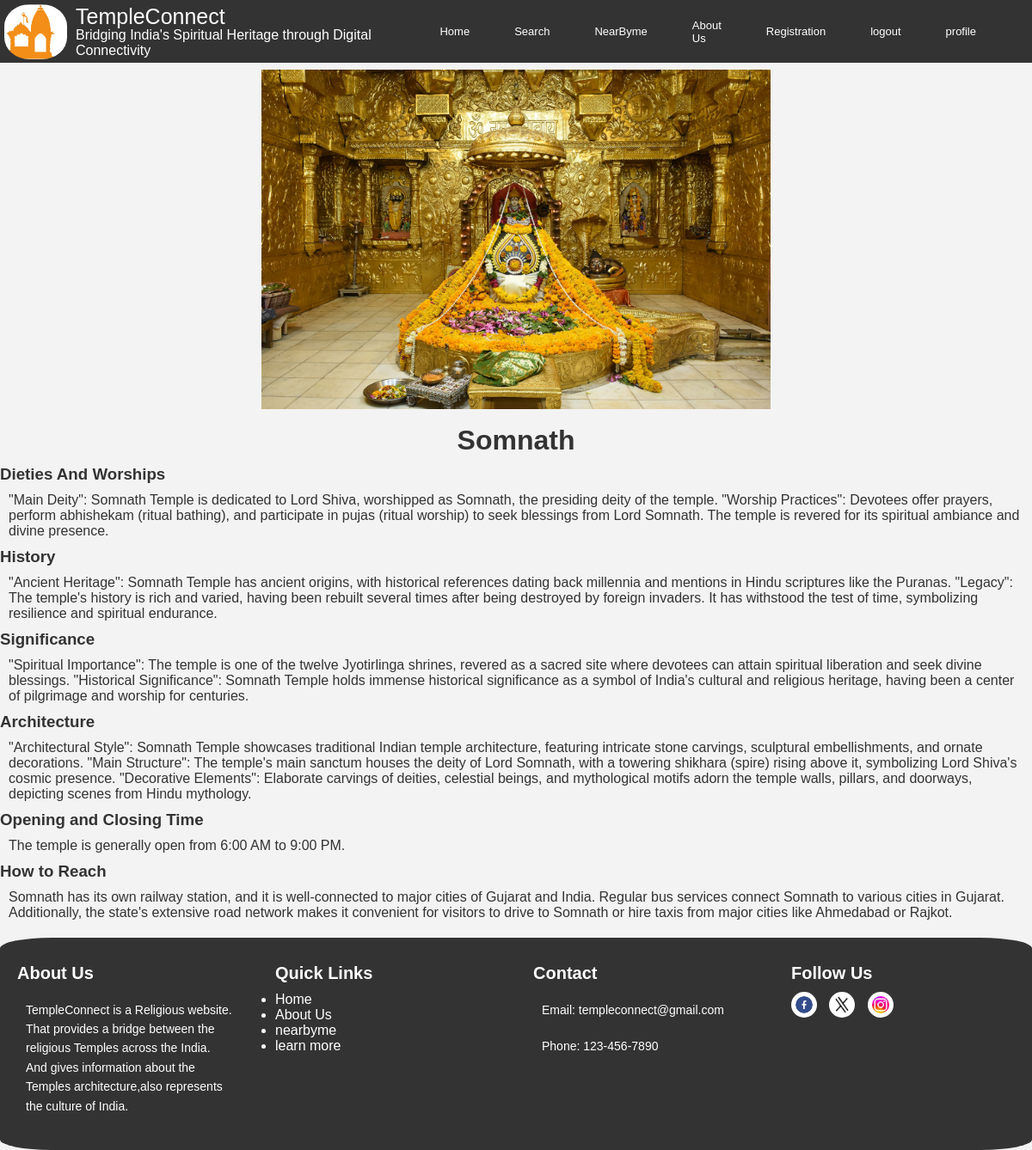
The app's page /temple?name=Somnath (signed in) with its own data.
### core/models.py (models this page shows)
class Temple(models.Model):
    name = models.CharField(max_length = 100)
    city = models.CharField(max_length=100)
    state = models.CharField(max_length=100)
    image = models.ImageField(upload_to='temple_images')
    short_description = models.CharField(max_length = 100 , null=True, default ="ॐ नमः शिवाय")
    description =models.TextField()
    history =models.TextField(null=True, blank=True)
    significance =models.TextField(null=True, blank=True)
    architecture =models.TextField(null=True, blank=True)
    opening_closing_time = models.CharField(max_length=500, null=True, blank=True)
    howtoreach=models.TextField(null=True,blank=True)
    address = models.CharField(max_length=300,null=True)
    latitude = models.FloatField(null=True ,blank=True)
    longitude = models.FloatField(null=True,blank = True)
    def __str__(self):
        return self.name

### core/views.py (the view)
# urls.py: path('temple', views.temple_info),
@login_required(login_url="register/")
def temple_info(request):
    name = request.GET.get("name")
    print(name)
    temple = Temple.objects.filter(name=name).first()
    print(temple)
    return render(request, "info.html", {'temple':temple})

### templates/info.html (shortened to what this page needs)
{% extends 'base.html'%}
{% load static %}
{% block start %}
<!DOCTYPE html>
<html lang="en">
<head>
</head>
<body>
    <div class="image">
        <img src="{{temple.image.url}}" alt="">
    </div>
    <h1>{{temple.name}}</h1>
    <h3>Dieties And Worships</h3>
    <p>{{temple.description}}</p>
    <h3>History</h3>
    <p>{{temple.history}}</p>
    <h3>Significance</h3>
    <p>{{temple.significance}}</p>
    <h3>Architecture</h3>
    <p>{{temple.architecture}}</p>
    <h3>Opening and Closing Time</h3>
    <p>{{temple.opening_closing_time}}</p>
    <h3>How to Reach</h3>
    <p>{{temple.howtoreach}}</p>
</body>
</html>
{% endblock %}

### static/css/temples.css (style rules this page uses)
* { margin: 0px; padding: 0px; font-family: 'Lucida Sans', 'Lucida Sans Regular', 'Lucida Grande', 'Lucida Sans Unicode', Geneva, Verdana, sans-serif; box-sizing: border-box; }

### templates/info.html (style rules this page uses)
body { background-color: #f3f3f3; color: #333; }
.image { margin: 8px; position: relative; overflow: hidden; border-radius: 8px; display: flex; justify-content: center; align-items: center; }
.image img { display: block; width: 50%; height: 50%; transition: transform 0.3s ease-in-out; }
h1, p { margin: 0; padding: 10px; }
h1 { text-align: center; }

### records on screen
Temple: image (picture), name "Somnath", description "\"Main Deity\": Somnath Temple is dedicated to Lord Shiva, worshipped as Somnath, the presiding deity of the temple. \"Worship Practices\": Devotees offer prayers, perform abhishekam (ritual bathing), and participate in pujas (ritual worship) to seek blessings from Lord Somnath. The temple is revered for its spiritual ambiance and divine presence.", history "\"Ancient Heritage\": Somnath Temple has ancient origins, with historical references dating back millennia and mentions in Hindu scriptures like the Puranas. \"Legacy\": The temple's history is rich and varied, having been rebuilt several times after being destroyed by foreign invaders. It has withstood the test of time, symbolizing resilience and spiritual endurance.", significance "\"Spiritual Importance\": The temple is one of the twelve Jyotirlinga shrines, revered as a sacred site where devotees can attain spiritual liberation and seek divine blessings. \"Historical Significance\": Somnath Temple holds immense historical significance as a symbol of India's cultural and religious heritage, having been a center of pilgrimage and worship for centuries.", architecture "\"Architectural Style\": Somnath Temple showcases traditional Indian temple architecture, featuring intricate stone carvings, sculptural embellishments, and ornate decorations. \"Main Structure\": The temple's main sanctum houses the deity of Lord Somnath, with a towering shikhara (spire) rising above it, symbolizing Lord Shiva's cosmic presence. \"Decorative Elements\": Elaborate carvings of deities, celestial beings, and mythological motifs adorn the temple walls, pillars, and doorways, depicting scenes from Hindu mythology.", opening_closing_time "The temple is generally open from 6:00 AM to 9:00 PM.", howtoreach "Somnath has its own railway station, and it is well-connected to major cities of Gujarat and India. Regular bus services connect Somnath to various cities in Gujarat. Additionally, the state's extensive road network makes it convenient for visitors to drive to Somnath or hire taxis from major cities like Ahmedabad or Rajkot."
